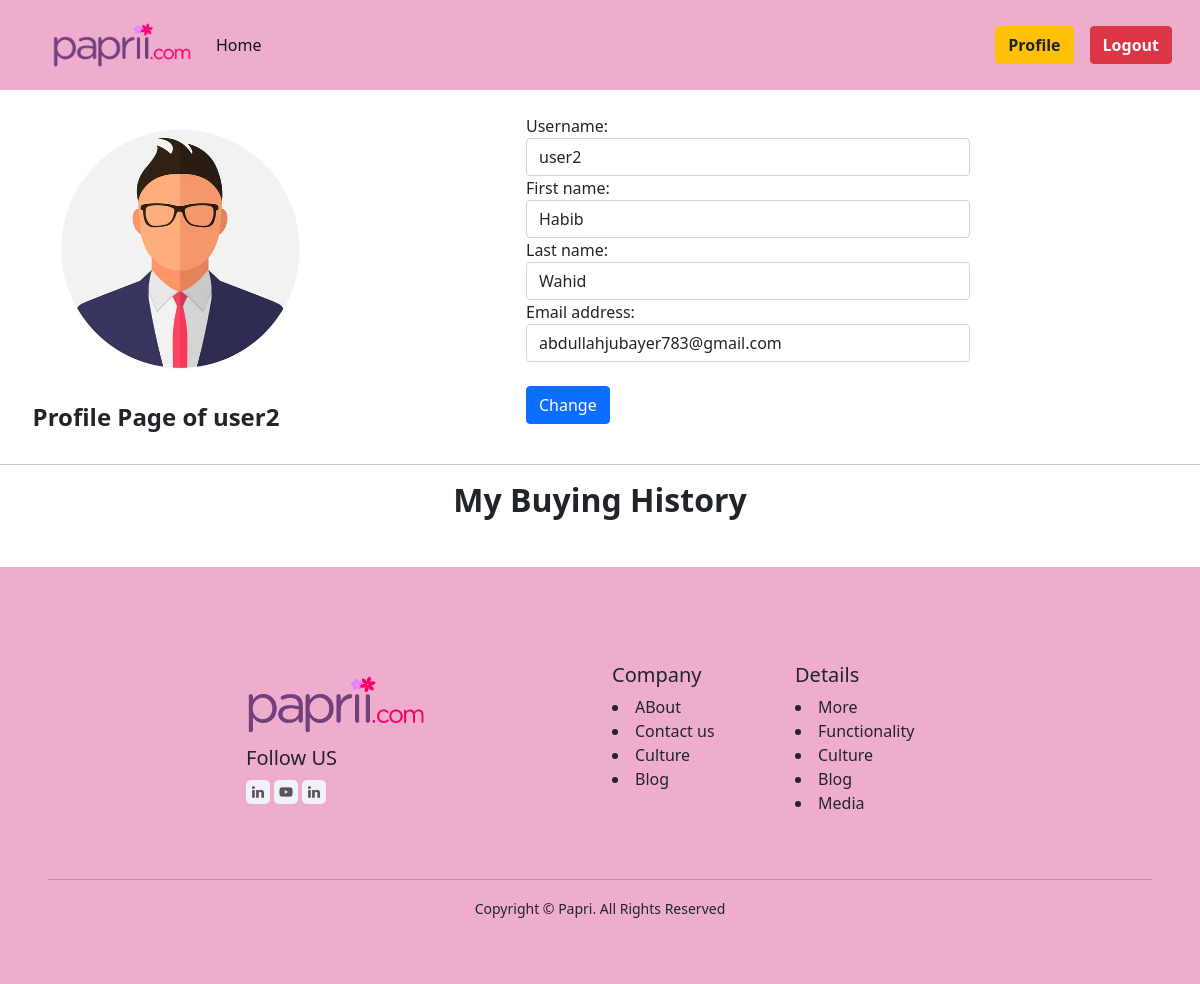
The page /user/profile/ (signed in) on the database as committed earlier.
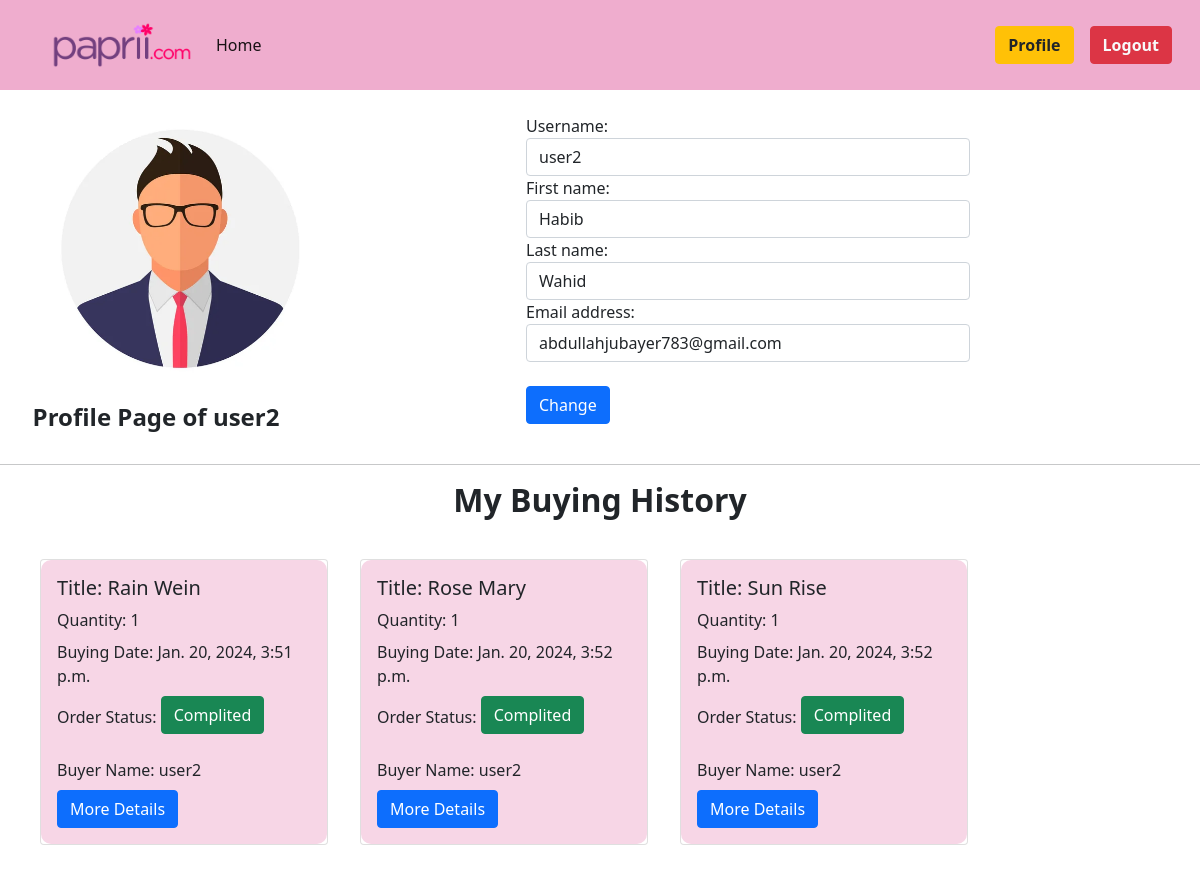
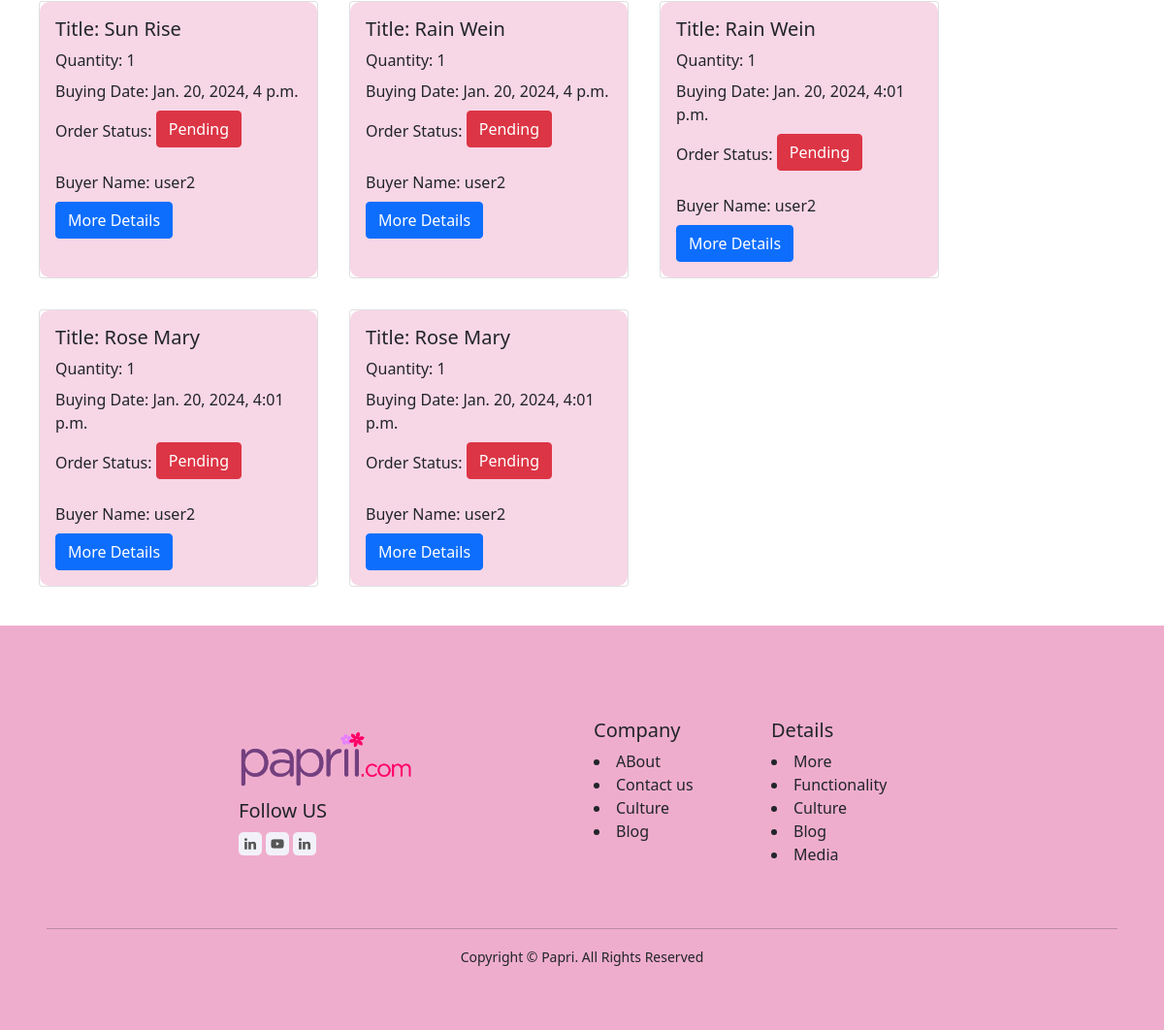
The same page on the database as committed later (2 pictures, top to bottom).
### user/models.py (models this page shows, shortened)
class OrderDetails(models.Model):
    flower_id = models.IntegerField(null=True, blank=True)
    title = models.CharField(max_length=100)
    category = models.CharField(max_length=100)
    order_status = models.CharField(choices=ORDER_STATUS , default = 'Pending',max_length=15)
    quantity = models.IntegerField()
    user = models.ForeignKey(User, on_delete=models.CASCADE, related_name='histories', null=True, blank = True)
    date = models.DateTimeField(auto_now_add = True, null=True, blank=True)

### user/views.py (the view, shortened to what this page needs)
# urls.py: path('profile/',UserProfileView.as_view(),name='profile'),
class UserProfileView(UpdateView):
    model = User
    form_class = UserDataChangeForm
    template_name = 'profile.html'
    success_url = reverse_lazy('profile')
    def get_object(self, queryset=None):
        return self.request.user
    def get_context_data(self, **kwargs):
        context = super().get_context_data(**kwargs)
        context['history'] = OrderDetails.objects.filter(user=self.request.user)
        return context

### user/forms.py
class UserDataChangeForm(UserChangeForm):
    password = None
    class Meta:
        model = User
        fields = ['username','first_name','last_name','email']

### user/templates/profile.html (shortened to what this page needs)
{% extends "base.html" %}
{% load static %}
{% block content %}
{%load crispy_forms_tags %}
<div class="profile-section d-flex justify-content-center align-items-center p-2">
  <div class="profile-img w-25">
    <img class='ps-5 w-100' src="{% static 'profile-img-1.jpg' %}" alt="">
    <h4 class='text-center'><strong>Profile Page of {{user}}</strong></h4>
  </div>
  <div class="profile-data w-75">
    <form style = "width: 50% ; margin: auto;" method='post' novalidate>
      {% for fm in form %}
      {{fm.label_tag}}
      {{fm}}
      {% endfor %}
      <br/>
      <button type="submit" class="btn btn-primary">Change</button>
    </form>
  </div>
</div>
<hr>
  <h2 class="text-center"><strong>My Buying History</strong></h2>
  <div class="d-flex flex-wrap m-4">
    {% for his in history %}
    <div class="card m-3" style="width: 18rem;">
        <div class="card-body" style="background:#F7D6E6; border-radius: 10px;">
          <h5 class="card-title">Title: {{his.title}}</h5>
          <p class="card-title">Quantity: {{his.quantity}}</p>
          <p class="card-title">Buying Date: {{his.date}}</p>
          {% if his.order_status == 'Pending' %}
          <p>Order Status: <button class="card-title btn btn-danger">Pending</button></p>
          {% else %}
          <p>Order Status: <button class="card-title btn btn-success">Complited</button></p>
          {% endif %}
          <p class="card-title">Buyer Name: {{his.user.username}}</p>
          <a href="{% url "details_flower" his.flower_id %}" class="btn btn-primary">More Details</a>
        </div>
      </div>
    {% endfor %}
</div>
{% endblock  %}

### templates/base.html (shortened to what this page needs)
<!doctype html>
<html lang="en">
  <head>
    {% load static %}
    <link href="https://cdn.jsdelivr.net/npm/bootstrap@5.0.2/dist/css/bootstrap.min.css" rel="stylesheet">
  </head>
  <body>
    <nav class="navbar navbar-expand-lg navbar-light " style="background:rgb(239, 173, 206);">
        <div class="container-fluid " >
          <a class="navbar-brand" href="{% url "home" %}"><strong><img src="{% static "logo-1.png" %}" alt="" style="padding-left: 40px; width: 180px;"></strong></a>
          <div class="collapse navbar-collapse" id="navbarSupportedContent">
            <ul class="navbar-nav me-auto mb-2 mb-lg-0">
              <li class="nav-item">
                <a class="nav-link active" aria-current="page" href="{% url "home" %}">Home</a>
              </li>
            </ul>
            <form class="d-flex m-2">
            {% if user.is_authenticated %}
            <a class="btn btn-outline-warning btn-warning m-2 text-decoration-none text-dark" href="{% url "profile" %}"><strong>Profile</strong></a>
              <a class="btn btn-outline-danger btn-danger m-2 text-decoration-none text-light" href="{% url "logout" %}"><strong>Logout</strong></a>
              {% else %}
              <a class="btn btn-outline-success btn-success m-2 text-decoration-none text-light" href="{% url "register" %}"><strong>Signup</strong></a>
              <a class="btn btn-outline-primary btn-primary  m-2 text-decoration-none text-light" href="{% url "login" %}"><strong>Login</strong></a>
              {% endif %}
            </form>
          </div>
        </div>
      </nav>
      {% block content %}
      {% endblock  %}
      <footer class="p-5" style="background:rgb(239, 173, 206);">
        <div class="container w-75 m-auto row p-5">
          <div class="col-md-6">
            <img src="{% static "logo-1.png" %}" alt="" style=" width: 180px;">
            <h5>Follow US</h5>
            <div class="icons">
              <img class="icon" src="{% static "LinkedIn.png" %}" alt="" />
              <img class="icon" src="{% static "YouTube.png" %}" alt="" />
              <img class="icon" src="{% static "LinkedIn.png" %}" alt="" />
            </div>
          </div>
          <div class="col-md-3">
            <h5>Company</h5>
            <li>ABout</li>
            <li>Contact us</li>
            <li>Culture</li>
            <li>Blog</li>
          </div>
          <div class="col-md-3">
            <h5>Details</h5>
            <li>More</li>
            <li>Functionality</li>
            <li>Culture</li>
            <li>Blog</li>
            <li>Media</li>
          </div>
        </div>
        <hr />
        <p class="text-center mt-3">
          <small>Copyright © Papri. All Rights Reserved</small>
        </p>
      </footer>
  </body>
</html>

Rows that differ between the two databases and show on the page:
added OrderDetails: title "Rain Wein", quantity "1", date "Jan. 20, 2024, 3:51 p.m.", shows "Order Status:", order_status "Complited", user.username "user2"
added OrderDetails: title "Rose Mary", quantity "1", date "Jan. 20, 2024, 3:52 p.m.", shows "Order Status:", order_status "Complited", user.username "user2"
added OrderDetails: title "Sun Rise", quantity "1", date "Jan. 20, 2024, 3:52 p.m.", shows "Order Status:", order_status "Complited", user.username "user2"
added OrderDetails: title "Sun Rise", quantity "1", date "Jan. 20, 2024, 4 p.m.", shows "Order Status:", order_status "Pending", user.username "user2"
added OrderDetails: title "Rain Wein", quantity "1", date "Jan. 20, 2024, 4 p.m.", shows "Order Status:", order_status "Pending", user.username "user2"
added OrderDetails: title "Rain Wein", quantity "1", date "Jan. 20, 2024, 4:01 p.m.", shows "Order Status:", order_status "Pending", user.username "user2"
added OrderDetails: title "Rose Mary", quantity "1", date "Jan. 20, 2024, 4:01 p.m.", shows "Order Status:", order_status "Pending", user.username "user2"
added OrderDetails: title "Rose Mary", quantity "1", date "Jan. 20, 2024, 4:01 p.m.", shows "Order Status:", order_status "Pending", user.username "user2"
